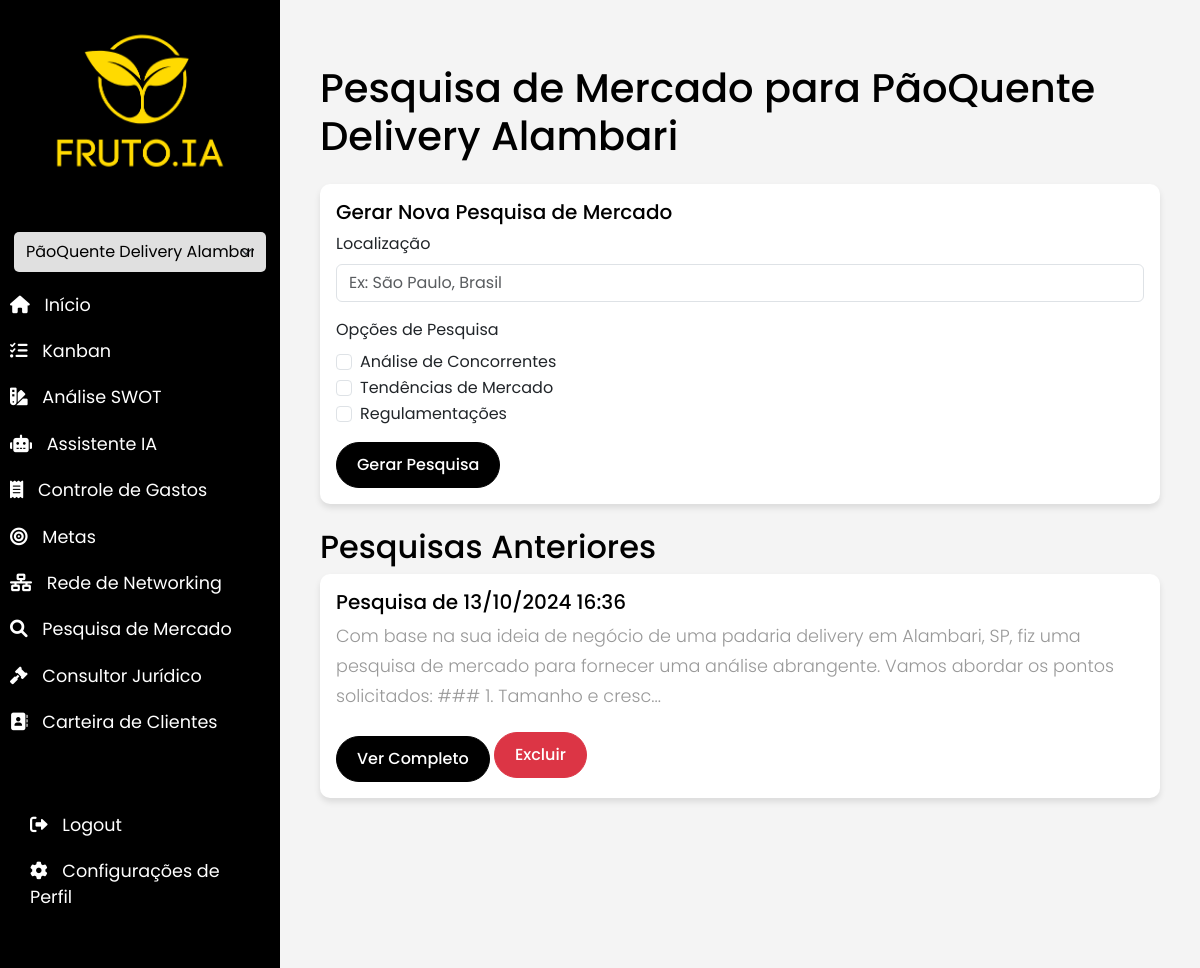
The app's page /market_research/4 (signed in) with its own data.
### app/models.py (models this page shows)
class Idea(db.Model):
    id = db.Column(db.Integer, primary_key=True)
    title = db.Column(db.String(100))
    description = db.Column(db.Text)
    timestamp = db.Column(db.DateTime, index=True, default=datetime.utcnow)
    user_id = db.Column(db.Integer, db.ForeignKey('user.id'))
    questions = db.relationship('Question', backref='idea', lazy='dynamic')
    tasks = db.relationship('Task', backref='idea', lazy='dynamic')
    expenses = db.relationship('Expense', backref='idea', lazy='dynamic')

class MarketResearch(db.Model):
    id = db.Column(db.Integer, primary_key=True)
    idea_id = db.Column(db.Integer, db.ForeignKey('idea.id'), nullable=False)
    content = db.Column(db.Text, nullable=False)
    location = db.Column(db.String(100))
    created_at = db.Column(db.DateTime, default=datetime.utcnow)
    updated_at = db.Column(db.DateTime, default=datetime.utcnow, onupdate=datetime.utcnow)
    idea = db.relationship('Idea', backref=db.backref('market_researches', lazy='dynamic'))

### app/routes.py (the view)
@main.route('/market_research/<int:idea_id>')
@login_required
def market_research(idea_id):
    idea = Idea.query.get_or_404(idea_id)
    if idea.user_id != current_user.id:
        abort(403)
    researches = MarketResearch.query.filter_by(idea_id=idea_id).order_by(MarketResearch.created_at.desc()).all()
    return render_template('market_research.html', idea=idea, researches=researches)

### app/__init__.py (called while the page is built)
def create_app():
    app = Flask(__name__, static_url_path='', static_folder='static', template_folder='templates')
    app.config.from_object(Config)
    app.config['SQLALCHEMY_DATABASE_URI'] = os.getenv('SQLALCHEMY_DATABASE_URI')
    app.config['SQLALCHEMY_TRACK_MODIFICATIONS'] = False
    db.init_app(app)
    migrate.init_app(app, db)
    login.init_app(app)
    csrf.init_app(app)
    mail.init_app(app)
    from app import routes
    app.register_blueprint(routes.main)
    from app.auth import bp as auth_bp
    app.register_blueprint(auth_bp, url_prefix='/auth')
    @login.user_loader
    def load_user(id):
        return User.query.get(int(id))
    return app

### app/routes.py (called while the page is built)
@main.context_processor
def inject_user_ideas():
    if current_user.is_authenticated:
        user_ideas = current_user.ideas.all()
        selected_idea_id = request.view_args.get('idea_id')
        return {'user_ideas': user_ideas, 'selected_idea_id': selected_idea_id}
    return {}

### app/templates/market_research.html (shortened to what this page needs)
{% extends "base.html" %}
{% block content %}
<h1 class="mb-4">Pesquisa de Mercado para {{ idea.title }}</h1>
<div class="row mb-4">
    <div class="col-12">
        <div class="card">
            <div class="card-body">
                <h5 class="card-title">Gerar Nova Pesquisa de Mercado</h5>
                <form id="marketResearchForm">
                    <div class="mb-3">
                        <label for="location" class="form-label">Localização</label>
                        <input type="text" class="form-control" id="location" placeholder="Ex: São Paulo, Brasil">
                    </div>
                    <div class="mb-3">
                        <label class="form-label">Opções de Pesquisa</label>
                        <div class="form-check">
                            <input class="form-check-input" type="checkbox" value="competitors" id="optionCompetitors">
                            <label class="form-check-label" for="optionCompetitors">
                                Análise de Concorrentes
                            </label>
                        </div>
                        <div class="form-check">
                            <input class="form-check-input" type="checkbox" value="trends" id="optionTrends">
                            <label class="form-check-label" for="optionTrends">
                                Tendências de Mercado
                            </label>
                        </div>
                        <div class="form-check">
                            <input class="form-check-input" type="checkbox" value="regulations" id="optionRegulations">
                            <label class="form-check-label" for="optionRegulations">
                                Regulamentações
                            </label>
                        </div>
                    </div>
                    <button type="submit" class="btn btn-primary" id="generateResearchBtn">Gerar Pesquisa</button>
                </form>
            </div>
        </div>
    </div>
</div>
<div class="row mt-4">
    <div class="col-12">
        <h2>Pesquisas Anteriores</h2>
        {% for research in researches %}
        <div class="card mb-3">
            <div class="card-body">
                <h5 class="card-title">Pesquisa de {{ research.created_at.strftime('%d/%m/%Y %H:%M') }}</h5>
                <p class="card-text">{{ research.content[:200] }}...</p>
                <button class="btn btn-primary view-research" data-research-id="{{ research.id }}">Ver Completo</button>
                <button class="btn btn-danger delete-research" data-research-id="{{ research.id }}">Excluir</button>
            </div>
        </div>
        {% endfor %}
    </div>
</div>
{% endblock %}

### app/static/css/style.css (style rules this page uses)
:root { --primary-color: #e0e0e0; --secondary-color: #e0e0e0; --background-color: #f4f4f4; --text-color: #000000; --sidebar-color: #000000; --sidebar-hover-color: #e0e0e0; --light-purple: #e0e0e0; }
body { font-family: 'Poppins', sans-serif; background-color: var(--background-color); color: var(--text-color); }
p { font-family: 'Poppins', sans-serif; font-size: 1.1em; font-weight: 300; line-height: 1.7em; color: #999; }
.card { background-color: #ffffff; border: none; border-radius: 10px; box-shadow: 0 4px 6px rgba(0, 0, 0, 0.1); transition: all 0.3s ease; }
.card-title { color: #000000; }
.btn { border-radius: 30px; padding: 10px 20px; font-weight: 500; transition: all 0.3s ease; }
.btn-primary { background-color: #000000; border-color: #000000; color: #ffffff; }
.view-research { margin-top: 0.5rem; }

### records on screen
Idea: title "PãoQuente Delivery Alambari"
MarketResearch: created_at "13/10/2024 16:36", content "Com base na sua ideia de negócio de uma padaria delivery em Alambari, SP, fiz uma pesquisa de mercado para fornecer uma análise abrangente. Vamos abordar os pontos solicitados: ### 1. Tamanho e cresc"

### other values on screen
form field value "PãoQuente Delivery Alambari"
